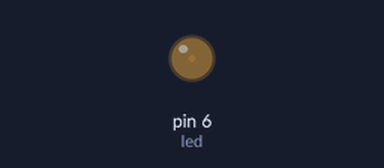
Simulated run of this sketch. Board: Arduino Uno, built with avr-gcc and run on an emulated ATmega328P. Shown: output pins drawn as LEDs (lit = HIGH).

Above: at 0.05 s.
At 1.0 s:
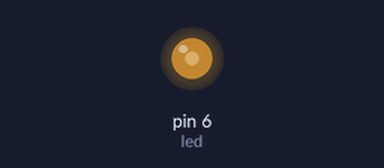
At 1.5 s:
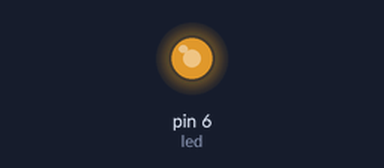
At 2.0 s:
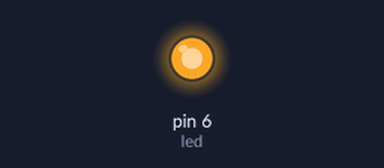
Timing chart, 0 to 4.7 s (numbered marks = the images above):
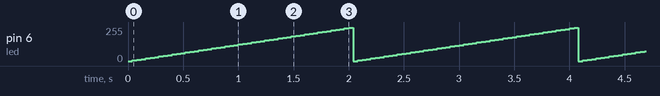

Measured:
- by itself, pin 6 (led): ramps from 0/255 to 250/255 and jumps back, once every 2.0 s

The sketch:

pwmLed.ino
```cpp
/*
 * put a LED on pin 6
 */

const int led = 6;

void setup()
  {
  // put your setup code here, to run once:
  pinMode(led, OUTPUT);
  }

void loop()
  {
     for(int i=0;i<255;i = i + 5)
        {
          analogWrite(led, i);
          delay(40);
        }
   }
```
